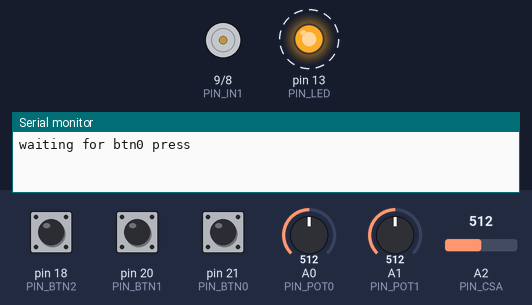
Bench run of a sketch on a simulated Arduino Mega 2560, built with avr-gcc and run on an emulated ATmega2560. Parts: motor-driver pin pairs drawn as motors (green arrow = first pin HIGH = forward, orange = second pin HIGH = backward, longer = more drive, scaled by the enable pin), output pins drawn as LEDs (lit = HIGH), the last lines printed to the serial monitor. Dashed ring = blinking. The inputs (shaded band) are chosen by the test bench; at power-on: pin 21 (PIN_BTN0) HIGH, pin 20 (PIN_BTN1) HIGH, pin 18 (PIN_BTN2) HIGH, A0 (PIN_POT0) = 512, A1 (PIN_POT1) = 512, A2 (PIN_CSA) = 512.

Above: at 0.9 s.
1.3 s: pin 21 (PIN_BTN0) pulled LOW for 0.15 s
4.3 s: pin 20 (PIN_BTN1) pulled LOW for 3.2 s
At 4.33 s:
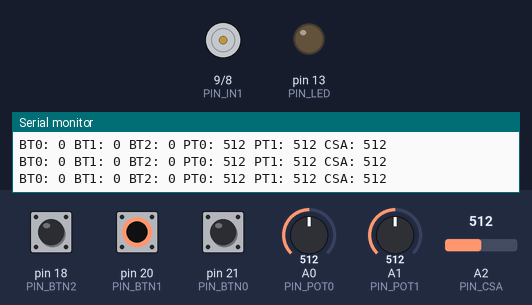
At 5.2 s:
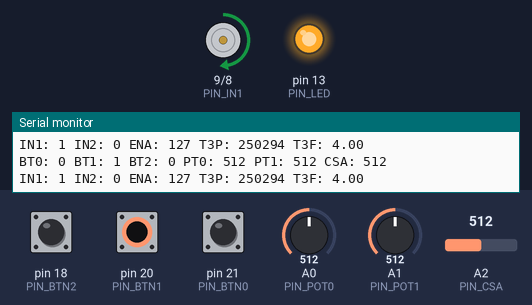
Timing chart, 0 to 15.0 s (numbered marks = the images above; inputs shaded):
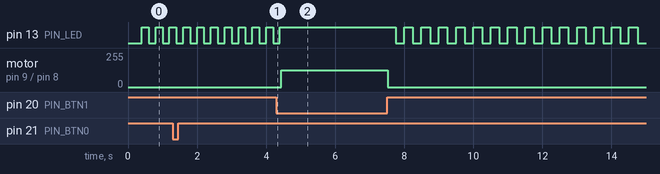

Measured:
- after the input at 4.3 s, motor on pin 9 (PIN_IN1) / pin 8 (PIN_IN2): stopped → forward 127/255 after 0.13 s, → stopped 3.1 s later
- by itself, pin 13 (PIN_LED): repeats every 0.50 s: LOW 0.25 s, HIGH 0.25 s

The sketch:

l298_ard.ino
```cpp
/**
 * @file l298_ard.ino
 * @brief TODO.
 *
 * Board: Mega ADK
 * Version: 1.8.5
 *
 */

#include <stdint.h>
#include <TimerThree.h>

// frequency = 1,000,000 / period
// period = 1,000,000 / frequency
#define PWM_PERIOD (200000UL)
#define PWM_PERIOD_MIN (100UL)
#define PWM_PERIOD_MAX (500000UL)

// 10 - 6.56 Hz
//#define PWM_PERIOD_MIN (100000UL)
//#define PWM_PERIOD_MAX (180000UL)

// 6.94 - 8 Hz
//#define PWM_PERIOD_MIN (144000UL)
//#define PWM_PERIOD_MAX (125000UL)

#define PIN_BTN0 (21)
#define PIN_BTN1 (20)
#define PIN_BTN2 (18)
#define PIN_POT0 (A0)
#define PIN_POT1 (A1)

#define PIN_ENA (7)
#define PIN_IN1 (9)
#define PIN_IN2 (8)
#define PIN_CSA (A2)
#define PIN_LED (13)

typedef struct
{
    uint8_t btn0;
    uint8_t btn1;
    uint8_t btn2;
    uint16_t pot0;
    uint16_t pot1;
    uint16_t csa;
} input_s;

typedef struct
{
    uint16_t ena;
    uint8_t in1;
    uint8_t in2;
    uint32_t timer_period;
} output_s;

static volatile uint8_t timer_state;

static void timer_callback(void)
{
    digitalWrite(PIN_LED, timer_state);

    timer_state = !timer_state;
}

static void read_input(
        input_s * const input)
{
    input->pot0 = (uint16_t) analogRead(PIN_POT0);

    input->btn0 = (uint8_t) !digitalRead(PIN_BTN0);
    input->btn1 = (uint8_t) !digitalRead(PIN_BTN1);
    input->btn2 = (uint8_t) !digitalRead(PIN_BTN2);

    input->pot1 = (uint16_t) analogRead(PIN_POT1);
    input->csa = (uint16_t) analogRead(PIN_CSA);
}

static void write_output(
        const output_s * const output)
{
    Timer3.setPeriod(output->timer_period);
    digitalWrite(PIN_IN1, (output->in1 == 0 ? LOW : HIGH));
    digitalWrite(PIN_IN2, (output->in2 == 0 ? LOW : HIGH));
    analogWrite(PIN_ENA, output->ena);
}

static void print_input(
        const input_s * const input)
{
    Serial.print("BT0: ");
    Serial.print(input->btn0);
    Serial.print(" BT1: ");
    Serial.print(input->btn1);
    Serial.print(" BT2: ");
    Serial.print(input->btn2);
    Serial.print(" PT0: ");
    Serial.print(input->pot0);
    Serial.print(" PT1: ");
    Serial.print(input->pot1);
    Serial.print(" CSA: ");
    Serial.println(input->csa);
}

static void print_output(
        const output_s * const output)
{
    const float freq = 1000000.0f / (float) output->timer_period;

    Serial.print("IN1: ");
    Serial.print(output->in1);
    Serial.print(" IN2: ");
    Serial.print(output->in2);
    Serial.print(" ENA: ");
    Serial.print(output->ena);
    Serial.print(" T3P: ");
    Serial.print(output->timer_period);
    Serial.print(" T3F: ");
    Serial.println(freq);
}

static void disable_output(void)
{
    digitalWrite(PIN_ENA, LOW);
    digitalWrite(PIN_IN1, LOW);
    digitalWrite(PIN_IN2, LOW);
}

void setup(void)
{
    timer_state = 0;

    pinMode(PIN_ENA, OUTPUT);
    pinMode(PIN_IN1, OUTPUT);
    pinMode(PIN_IN2, OUTPUT);
    pinMode(PIN_CSA, INPUT);

    pinMode(PIN_BTN0, INPUT_PULLUP);
    pinMode(PIN_BTN1, INPUT_PULLUP);
    pinMode(PIN_BTN2, INPUT_PULLUP);
    pinMode(PIN_POT0, INPUT);
    pinMode(PIN_POT1, INPUT);

    disable_output();

    pinMode(PIN_LED, OUTPUT);
    digitalWrite(PIN_LED, LOW);

    Timer3.initialize(PWM_PERIOD);
    Timer3.attachInterrupt(&timer_callback);

    Serial.begin(115200);
}

void loop(void)
{
    // pot0 -> pwm frequency (should be fixed?)
    // pot1 -> direction toggle frequency
    //
    // bt0 ->
    // bt1 ->
    // bt2 ->

    input_s input;
    output_s output;

    disable_output();

    Serial.println("\n\nwaiting for btn0 press\n");

    // wait for btn0 to be pressed
    do
    {
        read_input(&input);
    }
    while(input.btn0 == 0);

    Serial.println("\nloop until btn1 press\n");
    delay(50);

    // wait for btn1 to be pressed
    do
    {
        read_input(&input);
        print_input(&input);

        delay(50);
    }
    while(input.btn1 == 0);

    Serial.println("\nenabling output until btn2 press\n");
    delay(50);

    // drive output loops until btn2 is pressed
    do
    {
        read_input(&input);

        if(input.btn1 != 0)
        {
            if(timer_state == 0)
            {
                output.in1 = 1;
                output.in2 = 0;
            }
            else
            {
                output.in1 = 0;
                output.in2 = 1;
            }

            output.ena = map(
                    input.pot0,
                    0,
                    1023,
                    0,
                    255);

            output.timer_period = map(
                    input.pot1,
                    0,
                    1023,
                    PWM_PERIOD_MIN,
                    PWM_PERIOD_MAX);

            write_output(&output);
        }
        else
        {
            disable_output();
        }

        print_input(&input);
        print_output(&output);

        delay(20);
    }
    while(input.btn2 == 0);

    disable_output();
    delay(1000);
}
```
